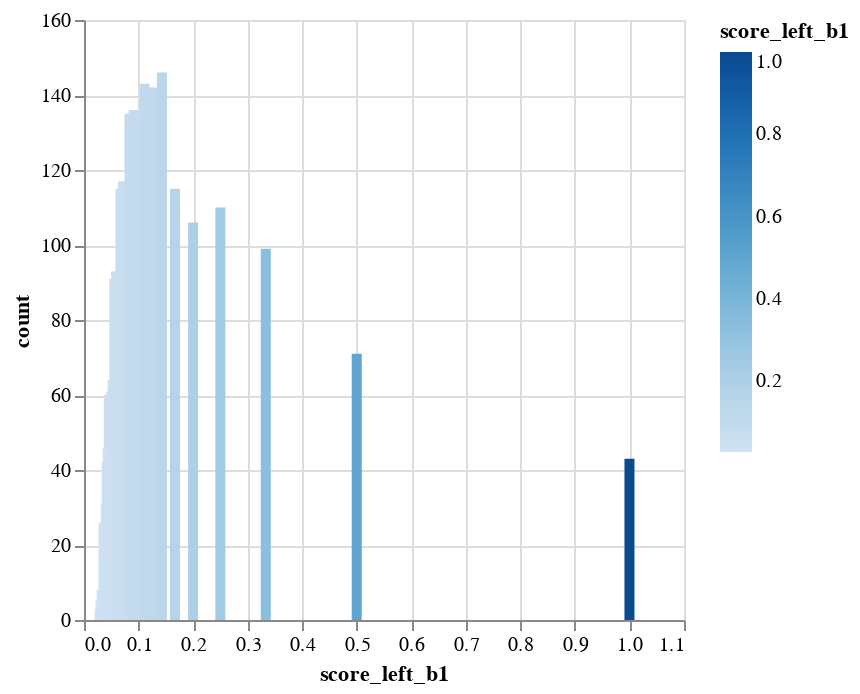
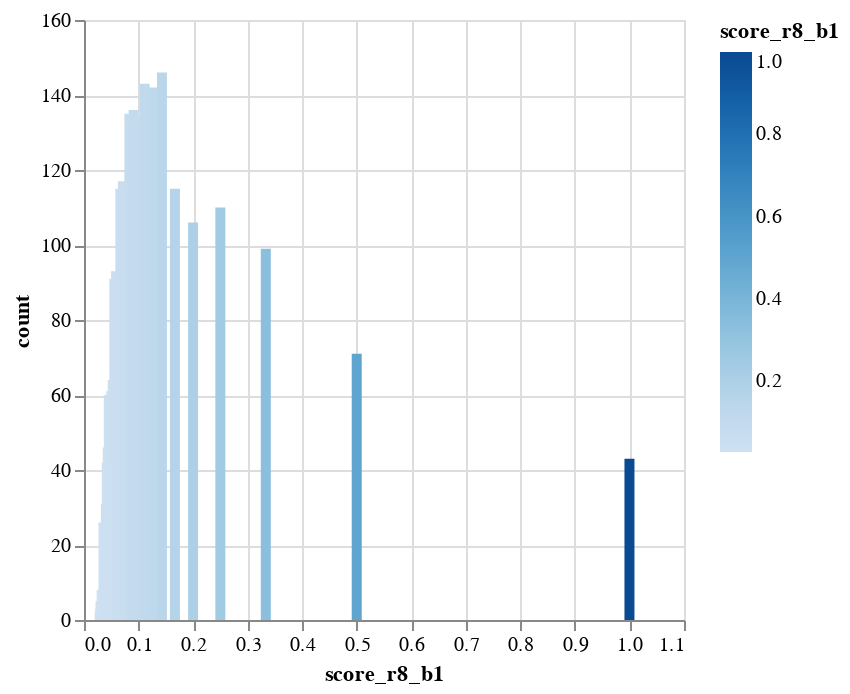

The notebook cell these images were saved under, in order:
### Code cell
show_b_stats('score_left_b1')
show_b_stats('score_r8_b1')

### Figure 1 — Vega-Lite specification as saved in the notebook (floating-point values rounded to 4 significant figures)
{"config": {"view": {"continuousWidth": 300, "continuousHeight": 300}}, "data": {"name": "data-dcbac4eda81e16c8c462620f0571e2d1"}, "mark": {"type": "bar", "tooltip": true}, "encoding": {"color": {"field": "score_left_b1", "type": "quantitative"}, "x": {"field": "score_left_b1", "type": "quantitative"}, "y": {"field": "count", "type": "quantitative"}}, "params": [{"name": "param_1", "select": {"type": "interval", "encodings": ["x", "y"]}, "bind": "scales"}], "$schema": "https://vega.github.io/schema/vega-lite/v5.20.1.json", "datasets": {"data-dcbac4eda81e16c8c462620f0571e2d1": [{"score_left_b1": 0.0476, "count": 54}, {"score_left_b1": 0.125, "count": 142}, {"score_left_b1": 0.0588, "count": 93}, {"score_left_b1": 0.0333, "count": 8}, {"score_left_b1": 0.0769, "count": 114}, {"score_left_b1": 0.0714, "count": 117}, {"score_left_b1": 0.5, "count": 71}, {"score_left_b1": 0.037, "count": 13}, {"score_left_b1": 0.1, "count": 134}, {"score_left_b1": 0.0833, "count": 135}, {"score_left_b1": 0.0312, "count": 5}, {"score_left_b1": 0.0345, "count": 8}, {"score_left_b1": 0.3333, "count": 99}, {"score_left_b1": 0.0625, "count": 88}, {"score_left_b1": 0.04, "count": 31}, {"score_left_b1": 0.1111, "count": 143}, {"score_left_b1": 0.0294, "count": 3}, {"score_left_b1": 0.0357, "count": 26}, {"score_left_b1": 0.0303, "count": 5}, {"score_left_b1": 0.0667, "count": 115}, {"score_left_b1": 0.05, "count": 61}, {"score_left_b1": 0.0286, "count": 2}, {"score_left_b1": 0.0455, "count": 60}, {"score_left_b1": 0.25, "count": 110}, {"score_left_b1": 0.0323, "count": 8}, {"score_left_b1": 0.0435, "count": 46}, {"score_left_b1": 0.1429, "count": 146}, {"score_left_b1": 0.2, "count": 106}, {"score_left_b1": 1.0, "count": 43}, {"score_left_b1": 0.0385, "count": 17}, {"score_left_b1": 0.1667, "count": 115}, {"score_left_b1": 0.0909, "count": 136}, {"score_left_b1": 0.0526, "count": 64}, {"score_left_b1": 0.0556, "count": 91}, {"score_left_b1": 0.0417, "count": 42}]}}

### Figure 2 — Vega-Lite specification as saved in the notebook (floating-point values rounded to 4 significant figures)
{"config": {"view": {"continuousWidth": 300, "continuousHeight": 300}}, "data": {"name": "data-90e246219b9d212d8f46bca9a35f087d"}, "mark": {"type": "bar", "tooltip": true}, "encoding": {"color": {"field": "score_r8_b1", "type": "quantitative"}, "x": {"field": "score_r8_b1", "type": "quantitative"}, "y": {"field": "count", "type": "quantitative"}}, "params": [{"name": "param_2", "select": {"type": "interval", "encodings": ["x", "y"]}, "bind": "scales"}], "$schema": "https://vega.github.io/schema/vega-lite/v5.20.1.json", "datasets": {"data-90e246219b9d212d8f46bca9a35f087d": [{"score_r8_b1": 0.0476, "count": 54}, {"score_r8_b1": 0.125, "count": 142}, {"score_r8_b1": 0.0588, "count": 93}, {"score_r8_b1": 0.0333, "count": 8}, {"score_r8_b1": 0.0769, "count": 114}, {"score_r8_b1": 0.5, "count": 71}, {"score_r8_b1": 0.0714, "count": 117}, {"score_r8_b1": 0.037, "count": 13}, {"score_r8_b1": 0.1, "count": 134}, {"score_r8_b1": 0.0833, "count": 135}, {"score_r8_b1": 0.0345, "count": 8}, {"score_r8_b1": 0.0312, "count": 5}, {"score_r8_b1": 0.3333, "count": 99}, {"score_r8_b1": 0.04, "count": 31}, {"score_r8_b1": 0.0625, "count": 88}, {"score_r8_b1": 0.1111, "count": 143}, {"score_r8_b1": 0.0294, "count": 3}, {"score_r8_b1": 0.0667, "count": 115}, {"score_r8_b1": 0.0286, "count": 2}, {"score_r8_b1": 0.0357, "count": 26}, {"score_r8_b1": 0.05, "count": 61}, {"score_r8_b1": 0.25, "count": 110}, {"score_r8_b1": 0.0455, "count": 60}, {"score_r8_b1": 0.0303, "count": 5}, {"score_r8_b1": 0.0323, "count": 8}, {"score_r8_b1": 0.0435, "count": 46}, {"score_r8_b1": 0.1429, "count": 146}, {"score_r8_b1": 0.2, "count": 106}, {"score_r8_b1": 1.0, "count": 43}, {"score_r8_b1": 0.1667, "count": 115}, {"score_r8_b1": 0.0385, "count": 17}, {"score_r8_b1": 0.0909, "count": 136}, {"score_r8_b1": 0.0526, "count": 64}, {"score_r8_b1": 0.0556, "count": 91}, {"score_r8_b1": 0.0417, "count": 42}]}}
